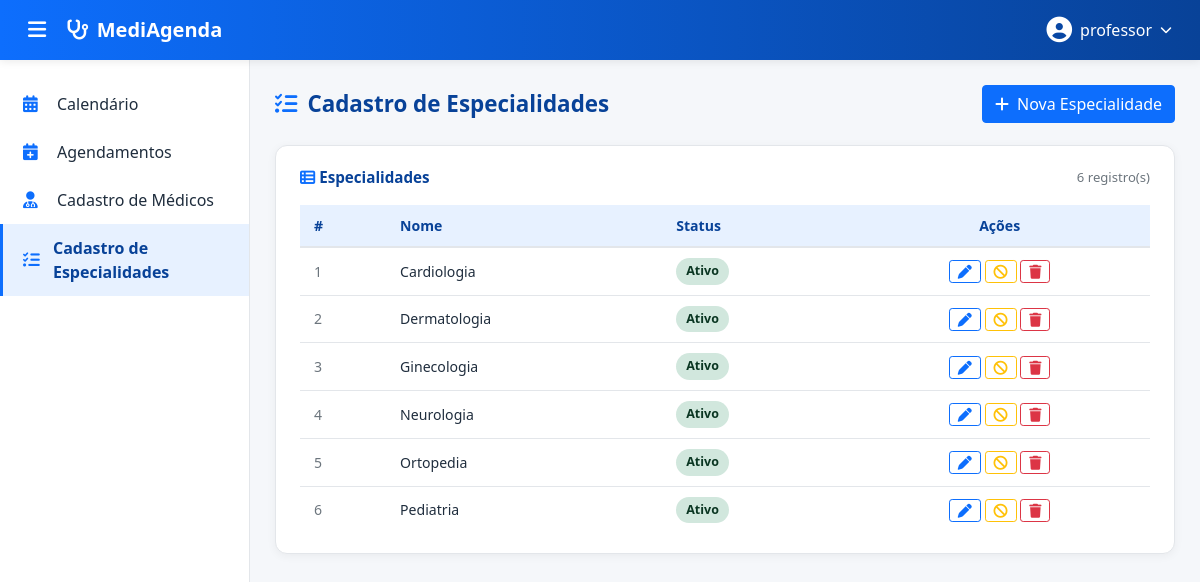
/www/cadastro_especialidades.php (signed in), run on the app's committed database.
### tables this page shows
CREATE TABLE IF NOT EXISTS usuario (
    cod_usuario int unsigned not null auto_increment,
    nome        varchar(150) not null,
    email       varchar(150) not null,
    username    varchar(255) not null unique,
    pass        varchar(10)  not null,
    max_agendamentos_dia tinyint unsigned not null default 3,
    foto        mediumtext default null,
    primary key (cod_usuario)
);

CREATE TABLE IF NOT EXISTS especialidades (
    id         INT          UNSIGNED NOT NULL AUTO_INCREMENT,
    nome       VARCHAR(100) NOT NULL,
    status     ENUM('Ativo','Inativo') NOT NULL DEFAULT 'Ativo',
    created_at TIMESTAMP    NOT NULL DEFAULT CURRENT_TIMESTAMP,
    updated_at TIMESTAMP    NOT NULL DEFAULT CURRENT_TIMESTAMP ON UPDATE CURRENT_TIMESTAMP,

    PRIMARY KEY (id),
    UNIQUE KEY uq_especialidade_nome (nome)
);

### www/cadastro_especialidades.php (the view, shortened to what this page needs)
<?php
require_once 'conexao.php';
$cod_usuario = $_SESSION['cod_usuario'];
$result = mysqli_query(
    $conexao_bd,
    "SELECT nome, email, foto
    FROM usuario
    WHERE cod_usuario = '$cod_usuario'"
);
$usuarioLogado = mysqli_fetch_assoc($result);
$operadorNome  = $usuarioLogado['nome']  ?? '';
$fotoUsuario   = $usuarioLogado['foto']  ?? null;
$especialidades = $conexao_bd
    ->query('SELECT id, nome, status FROM especialidades ORDER BY nome')
    ->fetch_all(MYSQLI_ASSOC);
?>
<!DOCTYPE html>
<html lang="pt-BR">
<head>
    <link href="https://cdn.jsdelivr.net/npm/bootstrap@5.0.2/dist/css/bootstrap.min.css" rel="stylesheet"
>
    <link rel="stylesheet" href="https://cdnjs.cloudflare.com/ajax/libs/font-awesome/6.5.1/css/all.min.css">
</head>
<body>
    <nav class="navbar-topo d-flex align-items-center justify-content-between px-3">
        <div class="d-flex align-items-center gap-2">
            <button class="btn-sanduiche" id="btnSanduiche" title="Menu">
                <i class="fa-solid fa-bars"></i>
            </button>
            <a class="navbar-brand mb-0 d-flex align-items-center" href="principal.php">
                <i class="fa-solid fa-stethoscope"></i>
                <span>MediAgenda</span>
            </a>
        </div>
        <div class="dropdown">
            <button class="operador-toggle" type="button" id="dropdownOperador" data-bs-toggle="dropdown" aria-expanded="false">
                <?php if (!empty($fotoUsuario)): ?>
                    <img src="<?php echo $fotoUsuario ?>"
                        style="width:32px;height:32px;border-radius:50%;object-fit:cover;border:2px solid rgba(255,255,255,0.6);">
                <?php else: ?>
                    <i class="fa-solid fa-circle-user"></i>
                <?php endif; ?>
                <span class="d-none d-md-inline"><?php echo htmlspecialchars($operadorNome) ?></span>
                <i class="fa-solid fa-chevron-down" style="font-size: 0.75rem;"></i>
            </button>
        </div>
    </nav>
    <aside class="sidebar" id="sidebar">
        <ul class="nav flex-column">
            <li class="nav-item">
                <a class="nav-link" href="principal.php"><i class="fa-solid fa-calendar-days"></i> Calendário</a>
            </li>
            <li class="nav-item">
                <a class="nav-link" href="cadastro_agendas.php"><i class="fa-solid fa-calendar-plus"></i> Agendamentos</a>
            </li>
            <li class="nav-item">
                <a class="nav-link" href="cadastro_medicos.php"><i class="fa-solid fa-user-doctor"></i> Cadastro de Médicos</a>
            </li>
            <li class="nav-item">
                <a class="nav-link ativo" href="cadastro_especialidades.php"><i class="fa-solid fa-list-check"></i> Cadastro de Especialidades</a>
            </li>
        </ul>
    </aside>
    <main class="conteudo-principal" id="conteudoPrincipal">
        <div class="page-header">
            <h2><i class="fa-solid fa-list-check"></i> Cadastro de Especialidades</h2>
            <button class="btn btn-primary" data-bs-toggle="modal" data-bs-target="#modalFormEsp">
                <i class="fa-solid fa-plus me-1"></i> Nova Especialidade
            </button>
        </div>
        <div class="card-pagina">
            <div class="card-titulo d-flex justify-content-between align-items-center">
                <span><i class="fa-solid fa-table-list"></i> Especialidades</span>
                <span class="text-muted" style="font-size:0.82rem; font-weight:400;">
                    <?php echo count($especialidades) ?> registro(s)
                </span>
            </div>
            <div class="table-responsive">
                <table class="tabela-esp">
                    <thead>
                        <tr>
                            <th>#</th>
                            <th>Nome</th>
                            <th>Status</th>
                            <th class="text-center">Ações</th>
                        </tr>
                    </thead>
                    <tbody>
                        <?php if (empty($especialidades)): ?>
                            <tr>
                                <td colspan="4" class="text-center text-muted py-4">
                                    <i class="fa-solid fa-circle-xmark me-2"></i>Nenhuma especialidade cadastrada.
                                </td>
                            </tr>
                        <?php else: ?>
                            <?php foreach ($especialidades as $esp): ?>
                            <tr>
                                <td class="text-muted"><?php echo $esp['id'] ?></td>
                                <td><?php echo htmlspecialchars($esp['nome']) ?></td>
                                <td>
                                    <span class="badge-status <?php echo $esp['status'] === 'Ativo' ? 'badge-ativo' : 'badge-inativo' ?>">
                                        <?php echo $esp['status'] ?>
                                    </span>
                                </td>
                                <td class="text-center" style="white-space:nowrap;">
                                    <button class="btn btn-sm btn-outline-primary py-0 px-2 btn-editar"
                                            title="Editar"
                                            data-id="<?php echo $esp['id'] ?>"
                                            data-nome="<?php echo htmlspecialchars($esp['nome']) ?>">
                                        <i class="fa-solid fa-pen"></i>
                                    </button>
                                    <button class="btn btn-sm btn-outline-warning py-0 px-2 btn-toggle"
                                            title="<?php echo $esp['status'] === 'Ativo' ? 'Inativar' : 'Ativar' ?>"
                                            data-id="<?php echo $esp['id'] ?>"
                                            data-status="<?php echo $esp['status'] ?>">
                                        <i class="fa-solid fa-<?php echo $esp['status'] === 'Ativo' ? 'ban' : 'check' ?>"></i>
                                    </button>
                                    <button class="btn btn-sm btn-outline-danger py-0 px-2 btn-excluir"
                                            title="Excluir"
                                            data-id="<?php echo $esp['id'] ?>"
                                            data-nome="<?php echo htmlspecialchars($esp['nome']) ?>">
                                        <i class="fa-solid fa-trash"></i>
                                    </button>
                                </td>
                            </tr>
                            <?php endforeach; ?>
                        <?php endif; ?>
                    </tbody>
                </table>
            </div>
        </div>
    </main>
</body>
</html>

### www/cadastro_especialidades.php (style rules this page uses)
:root { --azul-primario: #0d6efd; --azul-escuro: #084298; --azul-claro: #e7f1ff; --cinza-fundo: #f5f7fa; --cinza-borda: #e3e6ea; --texto-escuro: #1f2d3d; --sidebar-larg: 250px; }
body { background-color: var(--cinza-fundo); font-family: 'Segoe UI', Tahoma, sans-serif; color: var(--texto-escuro); overflow-x: hidden; }
.navbar-topo { background: linear-gradient(90deg, var(--azul-primario) 0%, var(--azul-escuro) 100%); height: 60px; box-shadow: 0 2px 8px rgba(0,0,0,0.08); position: fixed; top: 0; left: 0; right: 0; z-index: 1030; }
.navbar-topo .navbar-brand { color: #fff; font-weight: 600; font-size: 1.25rem; }
.navbar-topo .navbar-brand i { margin-right: 8px; }
.btn-sanduiche { background: transparent; border: none; color: #fff; font-size: 1.3rem; padding: 6px 12px; border-radius: 6px; transition: background 0.2s; }
.operador-toggle { background: transparent; border: none; color: #fff; display: flex; align-items: center; gap: 8px; padding: 6px 12px; border-radius: 30px; transition: background 0.2s; }
.operador-toggle i.fa-circle-user { font-size: 1.6rem; }
.sidebar { position: fixed; top: 60px; left: 0; width: var(--sidebar-larg); height: calc(100vh - 60px); background: #fff; border-right: 1px solid var(--cinza-borda); padding: 20px 0; transition: transform 0.3s ease; z-index: 1020; overflow-y: auto; }
.sidebar .nav-link { color: var(--texto-escuro); padding: 12px 20px; border-left: 3px solid transparent; transition: all 0.2s; display: flex; align-items: center; gap: 12px; }
.sidebar .nav-link i { width: 22px; color: var(--azul-primario); font-size: 1.05rem; }
.sidebar .nav-link.ativo { background: var(--azul-claro); border-left-color: var(--azul-primario); color: var(--azul-escuro); font-weight: 600; }
.conteudo-principal { margin-top: 60px; margin-left: var(--sidebar-larg); padding: 25px; transition: margin-left 0.3s ease; min-height: calc(100vh - 60px); }
.page-header { display: flex; align-items: center; justify-content: space-between; flex-wrap: wrap; gap: 12px; margin-bottom: 22px; }
.page-header h2 { font-size: 1.4rem; font-weight: 700; color: var(--azul-escuro); margin: 0; display: flex; align-items: center; gap: 10px; }
.page-header h2 i { color: var(--azul-primario); }
.card-pagina { background: #fff; border-radius: 12px; box-shadow: 0 2px 10px rgba(0,0,0,0.05); border: 1px solid var(--cinza-borda); padding: 20px 24px; margin-bottom: 20px; }
.card-pagina .card-titulo { font-weight: 600; font-size: 0.95rem; color: var(--azul-escuro); margin-bottom: 16px; display: flex; align-items: center; gap: 8px; }
.card-pagina .card-titulo i { color: var(--azul-primario); }
.tabela-esp { width: 100%; border-collapse: separate; border-spacing: 0; font-size: 0.88rem; }
.tabela-esp thead th { background: var(--azul-claro); color: var(--azul-escuro); font-weight: 600; padding: 10px 14px; border-bottom: 2px solid var(--cinza-borda); }
.tabela-esp tbody td { padding: 10px 14px; border-bottom: 1px solid var(--cinza-borda); vertical-align: middle; }
.tabela-esp tbody tr:last-child td { border-bottom: none; }
.badge-status { display: inline-block; padding: 4px 10px; border-radius: 20px; font-size: 0.78rem; font-weight: 600; }
.badge-ativo { background: #d1e7dd; color: #0a3622; }

### data on the page
usuario: nome "professor"
especialidades: id "1", nome "Cardiologia", status "Ativo"
especialidades: id "2", nome "Dermatologia", status "Ativo"
especialidades: id "3", nome "Ginecologia", status "Ativo"
especialidades: id "4", nome "Neurologia", status "Ativo"
especialidades: id "5", nome "Ortopedia", status "Ativo"
especialidades: id "6", nome "Pediatria", status "Ativo"

### other printed values
count($especialidades) "6"
